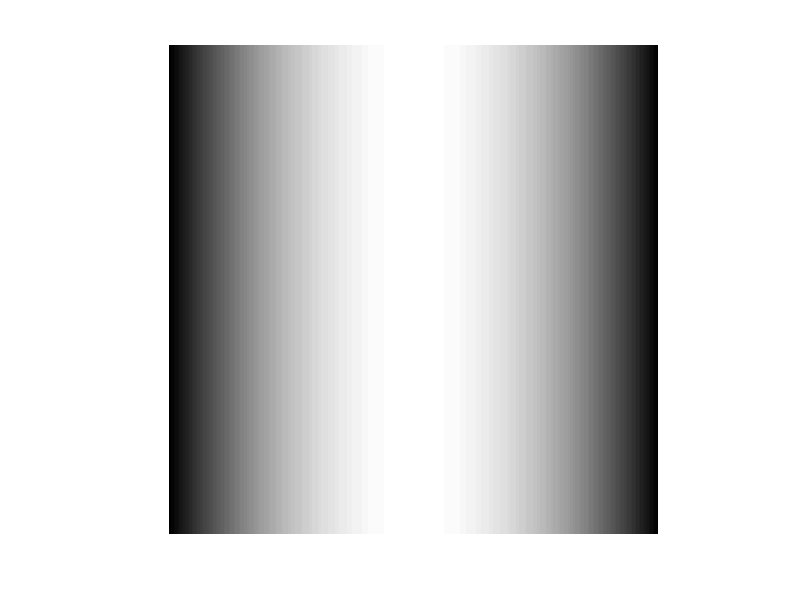

Reproduce this figure in MATLAB.
clear all;
pixels = 2000;
grayscales = 100;
image = ones(pixels, pixels);
row = linspace(0, 1, pixels);
for i = 1:pixels
    image(i,:) = round((4.*(1-row).*row).*grayscales);
end
res = mat2gray(image, [0, grayscales]);
imshow(res)
